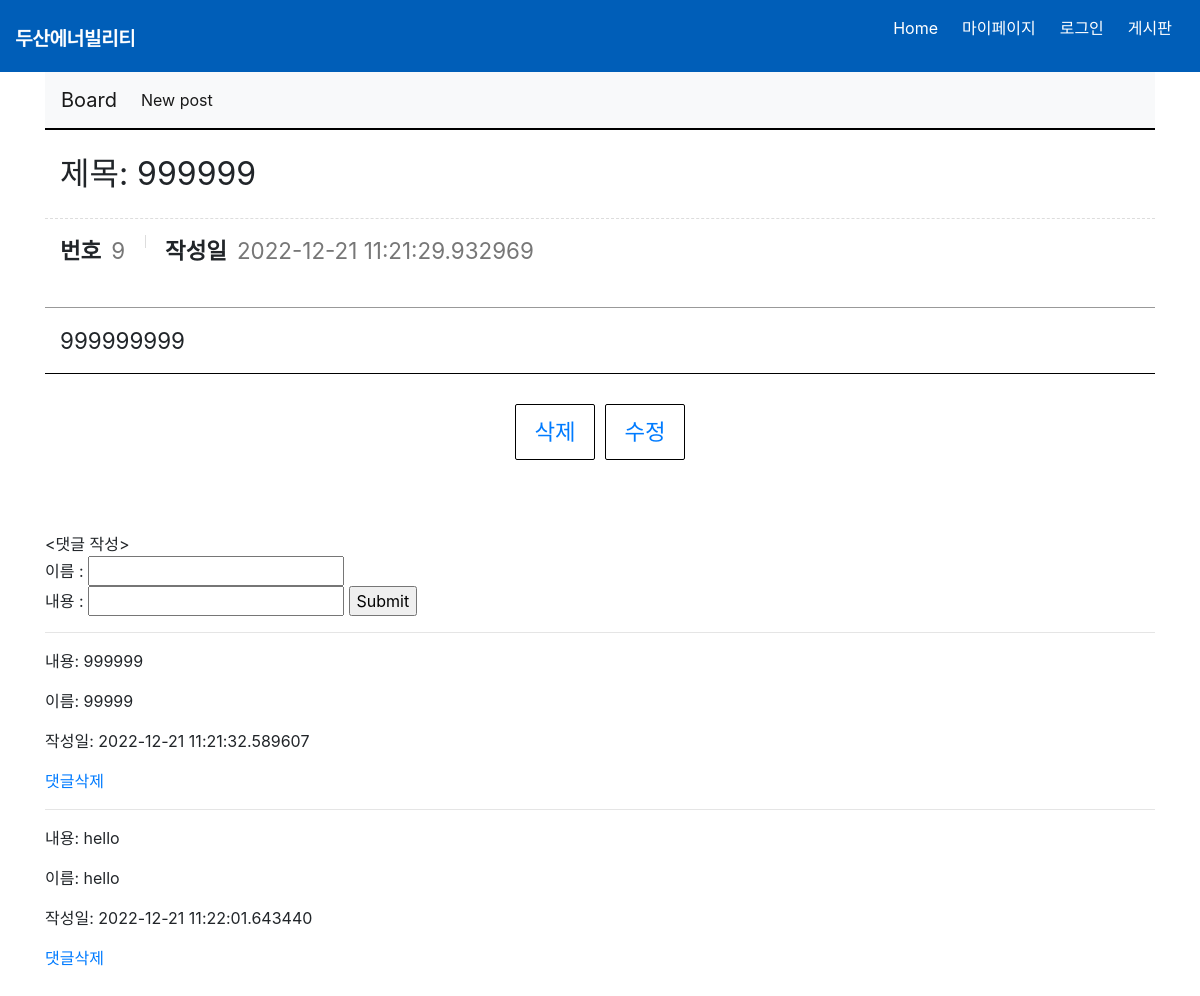
The page /posts/9 on the database as committed earlier.
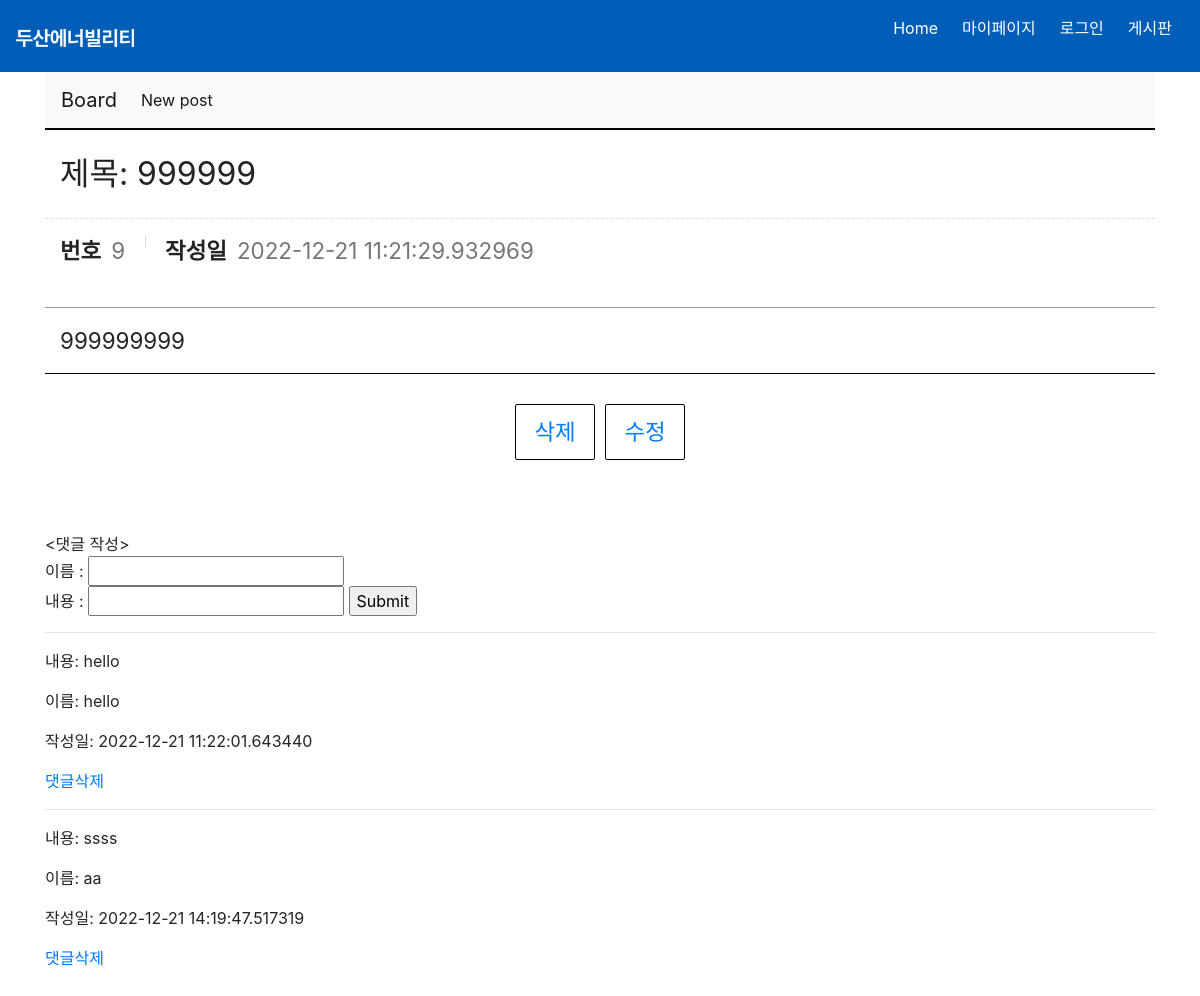
The same page on the database as committed later.
### website/models.py (models this page shows, shortened)
class Comment(db.Model):
    __tablename__ ='comments'
    id = db.Column(db.Integer, primary_key=True)
    content = db.Column(db.String)
    post_id = db.Column(db.Integer, db.ForeignKey('posts.id'))
    created_at = db.Column(db.DateTime)
    creator = db.Column(db.String)

### website/board_views.py (the view)
@board_views.route('/posts/<int:id>')
def read(id):
    post = Post.query.get(id)
    return render_template('board_read.html',post=post)

### website/templates/board_read.html (shortened to what this page needs)
{% extends 'base2.html' %}
{% block body_block %}
    <div class="board_view_wrap">
        <div class="board_view">
            <div class="title">
                제목: {{post.title}}
            </div>
            <div class="info">
                <dl>
                    <dt>번호</dt>
                    <dd>{{post.id}}</dd>
                </dl>
                <dl>
                    <dt>작성일</dt>
                    <dd>{{post.created_at}}</dd>
                </dl>
            </div>
            <div class="cont">
                {{post.content}}
            </div>
        </div>
        <div class="bt_wrap">
            <a href="/posts/{{post.id}}/delete">삭제</a>
            <a href="/posts/{{post.id}}/edit">수정</a>
        </div>
    </div>
    <br>
    <br>
    <form action="/posts/{{post.id}}/comments" method='POST'>
    </br><댓글 작성></br>
        이름 : <input type="text" name="creator" /></br>
        내용 : <input type="text" name="content"/>
        <input type='submit'/>
    </form>
    {% for comment in post.comments %}
    <hr>
        <p>내용: {{comment.content}} </p>
        <p>이름: {{comment.creator}}</p>
        <p>작성일: {{comment.created_at}}</p>
        <a href="/comment/{{comment.id}}/delete">댓글삭제</a>
        <br>
    {% endfor %}
{% endblock %}

Rows that differ between the two databases and show on the page:
removed Comment: content "999999", creator "99999", created_at "2022-12-21 11:21:32.589607"
added Comment: content "ssss", creator "aa", created_at "2022-12-21 14:19:47.517319"
